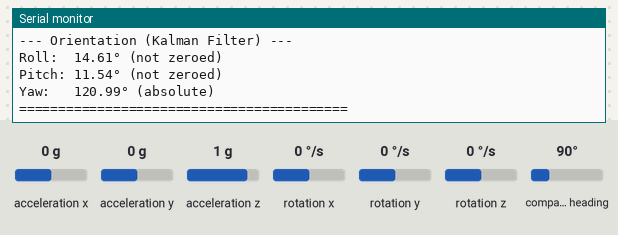
Bench run of a program on a simulated ESP32-S3. Parts: the last lines printed to the serial monitor. Inputs (shaded band) come from the test bench; at power-on: acceleration x 0 g, acceleration y 0 g, acceleration z 1 g, rotation x 0 °/s, rotation y 0 °/s, compass heading 90°, rotation z 0 °/s.

Above: at 2.4 s.
2.5 s: acceleration x set to -1.4 g
At 3.31 s:
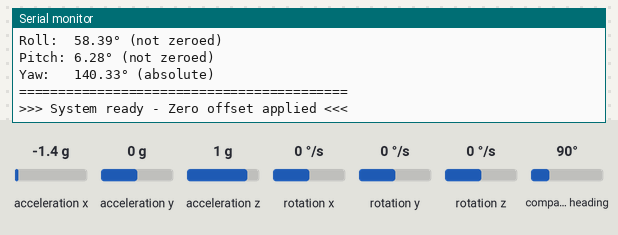
4.9 s: acceleration y set to -1.4 g
At 5.22 s:
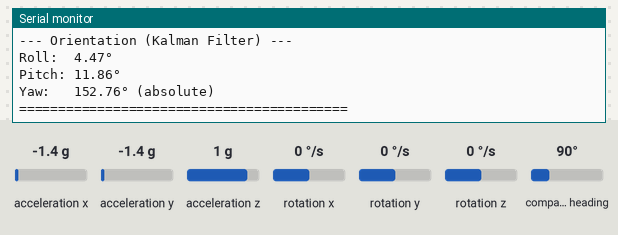
6.4 s: acceleration z set to -1.4 g
At 6.46 s:
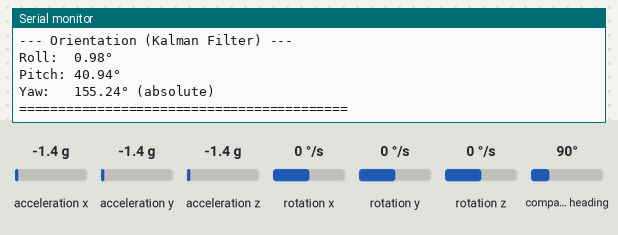
9.4 s: rotation x set to -192 °/s
At 9.76 s:
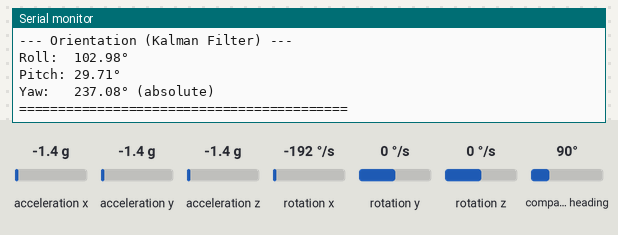
10.9 s: rotation y set to -192 °/s
At 11.0 s:
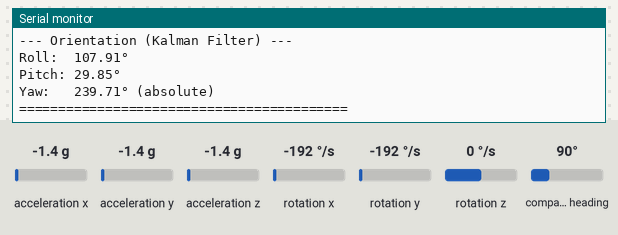
12.4 s: compass heading set to 180°
At 12.65 s:
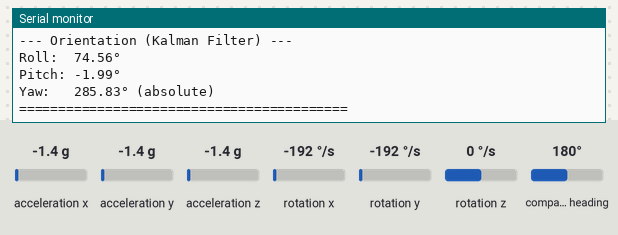
Timing chart, 0 to 15.4 s (numbered marks = the images above; inputs shaded):
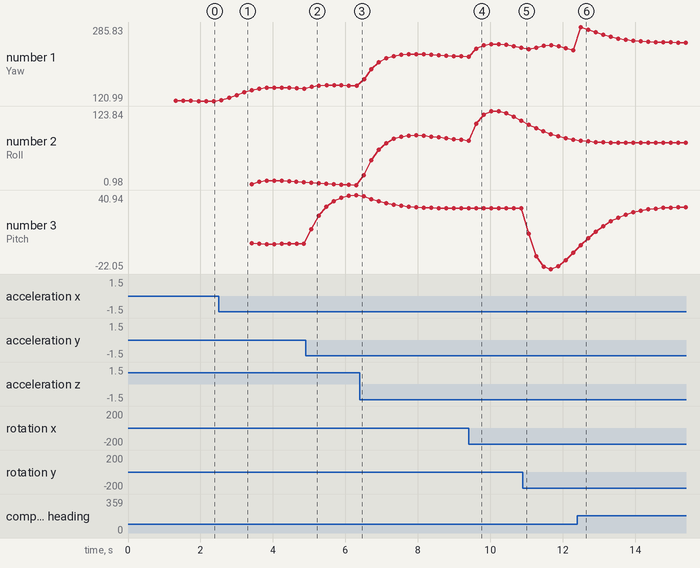

The program:

main.cpp
```cpp
#include <Wire.h>
#include "MPU9250.h"

MPU9250 IMU(SPI, 10);

// ===================== CALIBRATION CONSTANTS =====================
constexpr float ACCEL_BIAS[3] = {0.22f, 0.20f, -0.13f};
constexpr float ACCEL_SCALE[3] = {1.00f, 1.00f, 0.99f};

// Gyro biases (rad/s)
constexpr float GYRO_BIAS[3] = {0.01f, 0.04f, -0.01f};

// Magnetometer biases (uT) and scale factors
constexpr float MAG_BIAS[3] = {33.17f, 20.35f, -25.80f};
constexpr float MAG_SCALE[3] = {1.03f, 0.97f, 1.00f};

// ===================== CONSTANTS =====================
constexpr float G_TO_MPS2 = 9.80665f;
constexpr float SAMPLE_FREQ_HZ = 50.0f;
constexpr float DT = 1.0f / SAMPLE_FREQ_HZ; // 0.02 seconds

// Magnetic declination for your location: -0° 41'
constexpr float MAG_DECLINATION_RAD = -0.01193f; // -0.683° in radians

// Kalman filter parameters
constexpr float Q_ANGLE = 0.001f;  // Process noise variance for accelerometer
constexpr float Q_BIAS = 0.003f;   // Process noise variance for gyroscope bias
constexpr float R_MEASURE = 0.03f; // Measurement noise variance

constexpr unsigned long CALIBRATION_TIME_MS = 2000;
constexpr unsigned long PRINT_INTERVAL_MS = 200;

// ===================== DATA STRUCTURES =====================
struct IMUData {
  float accel[3];
  float gyro[3];
  float mag[3];
};

struct KalmanState {
  float angle;
  float bias;
  float rate;
  float P[2][2];
};

struct Orientation {
  float roll;
  float pitch;
  float yaw;
};

// ===================== STATE VARIABLES =====================
KalmanState pitchKalman = {0, 0, 0, {{0, 0}, {0, 0}}};
KalmanState rollKalman = {0, 0, 0, {{0, 0}, {0, 0}}};
Orientation orient = {0, 0, 0};
Orientation zeroOffset = {0, 0, 0};

unsigned long lastPrintMs = 0;
unsigned long startTimeMs = 0;
bool isCalibrated = false;

// ===================== FUNCTION PROTOTYPES =====================
void calibrateIMU(float raw[3], const float bias[3], const float scale[3], float output[3], bool isMPS2 = false);
void remapAxes(const float in[3], float out[3], bool invertZ = false);
float kalmanFilter(KalmanState &state, float gyroRate, float accelAngle, float dt);
float calculateYaw(float mx, float my, float roll, float pitch);
void printIMUData(const IMUData &data, const Orientation &orient);
void initializeKalmanFilter();

// ===================== SETUP =====================
void setup() {
  Serial.begin(115200);
  while (!Serial) {}

  Wire.begin();
  Wire.setClock(400000);

  Serial.println(F("Initializing MPU9250..."));

  int status = IMU.begin();
  if (status < 0) {
    Serial.print(F("IMU initialization failed with code: "));
    Serial.println(status);
    while (1) { delay(100); }
  }

  IMU.setAccelRange(MPU9250::ACCEL_RANGE_4G);
  IMU.setGyroRange(MPU9250::GYRO_RANGE_1000DPS);
  IMU.setSrd(19); // Sample rate divider for 50 Hz

  Serial.println(F("IMU Ready!"));
  Serial.println(F("Calibrating Kalman filter..."));

  initializeKalmanFilter();

  startTimeMs = millis();
  Serial.println(F("Calibration complete. Stabilizing for 2 seconds...\n"));
}

// ===================== MAIN LOOP =====================
void loop() {
  static unsigned long lastReadMs = 0;
  unsigned long now = millis();
  unsigned long elapsedMs = now - startTimeMs;

  // Maintain 50 Hz sampling rate
  if (now - lastReadMs < (1000 / SAMPLE_FREQ_HZ)) {
    return;
  }
  lastReadMs = now;

  // Read sensor data
  IMU.readSensor();

  float rawAccel[3] = {IMU.getAccelX_mss(), IMU.getAccelY_mss(), IMU.getAccelZ_mss()};
  float rawGyro[3] = {IMU.getGyroX_rads(), IMU.getGyroY_rads(), IMU.getGyroZ_rads()};
  float rawMag[3] = {IMU.getMagX_uT(), IMU.getMagY_uT(), IMU.getMagZ_uT()};

  // Apply calibration
  float calAccel[3], calGyro[3], calMag[3];
  calibrateIMU(rawAccel, ACCEL_BIAS, ACCEL_SCALE, calAccel, true);
  calibrateIMU(rawGyro, GYRO_BIAS, nullptr, calGyro);
  calibrateIMU(rawMag, MAG_BIAS, MAG_SCALE, calMag);

  // Remap axes to robot frame
  IMUData data;
  remapAxes(calAccel, data.accel, true);
  remapAxes(calGyro, data.gyro, true);
  remapAxes(calMag, data.mag, true);

  // Calculate accelerometer angles
  float accelPitch = atan2(-data.accel[0], sqrt(data.accel[1] * data.accel[1] +
                                                 data.accel[2] * data.accel[2])) * RAD_TO_DEG;
  float accelRoll = atan2(data.accel[1], data.accel[2]) * RAD_TO_DEG;

  // Apply Kalman filter for pitch and roll
  orient.pitch = kalmanFilter(pitchKalman, data.gyro[0] * RAD_TO_DEG, accelPitch, DT);
  orient.roll = kalmanFilter(rollKalman, data.gyro[1] * RAD_TO_DEG, accelRoll, DT);

  // Calculate yaw from magnetometer with tilt compensation
  orient.yaw = calculateYaw(data.mag[0], data.mag[1], orient.roll, orient.pitch);

  // Apply zero offset after calibration period
  if (!isCalibrated && elapsedMs >= CALIBRATION_TIME_MS) {
    zeroOffset.roll = orient.roll;
    zeroOffset.pitch = orient.pitch;
    isCalibrated = true;
    Serial.println(F(">>> System ready - Zero offset applied <<<\n"));
  }

  if (isCalibrated) {
    orient.roll -= zeroOffset.roll;
    orient.pitch -= zeroOffset.pitch;
  }

  // Print output at specified interval
  if (now - lastPrintMs >= PRINT_INTERVAL_MS) {
    lastPrintMs = now;

    if (!isCalibrated) {
      Serial.print(F("Stabilizing... "));
      Serial.print((CALIBRATION_TIME_MS - elapsedMs) / 1000.0f, 1);
      Serial.println(F("s remaining"));
    }

    printIMUData(data, orient);
  }
}

// ===================== HELPER FUNCTIONS =====================

/**
 * Initialize Kalman filter with static readings
 */
void initializeKalmanFilter() {
  const int numSamples = 50;

  for (int i = 0; i < numSamples; i++) {
    IMU.readSensor();

    float rawAccel[3] = {IMU.getAccelX_mss(), IMU.getAccelY_mss(), IMU.getAccelZ_mss()};
    float calAccel[3];
    calibrateIMU(rawAccel, ACCEL_BIAS, ACCEL_SCALE, calAccel, true);

    IMUData data;
    remapAxes(calAccel, data.accel, true);

    // Initialize with accelerometer angles
    float accelPitch = atan2(-data.accel[0], sqrt(data.accel[1] * data.accel[1] +
                                                   data.accel[2] * data.accel[2])) * RAD_TO_DEG;
    float accelRoll = atan2(data.accel[1], data.accel[2]) * RAD_TO_DEG;

    pitchKalman.angle = accelPitch;
    rollKalman.angle = accelRoll;

    delay(20);
  }
}

/**
 * Kalman filter implementation for sensor fusion
 */
float kalmanFilter(KalmanState &state, float gyroRate, float accelAngle, float dt) {
  // Prediction step
  state.rate = gyroRate - state.bias;
  state.angle += dt * state.rate;

  // Update error covariance matrix
  state.P[0][0] += dt * (dt * state.P[1][1] - state.P[0][1] - state.P[1][0] + Q_ANGLE);
  state.P[0][1] -= dt * state.P[1][1];
  state.P[1][0] -= dt * state.P[1][1];
  state.P[1][1] += Q_BIAS * dt;

  // Update step
  float S = state.P[0][0] + R_MEASURE; // Innovation covariance
  float K[2];                           // Kalman gain
  K[0] = state.P[0][0] / S;
  K[1] = state.P[1][0] / S;

  float y = accelAngle - state.angle;   // Innovation (measurement residual)
  state.angle += K[0] * y;
  state.bias += K[1] * y;

  // Update error covariance matrix
  float P00_temp = state.P[0][0];
  float P01_temp = state.P[0][1];

  state.P[0][0] -= K[0] * P00_temp;
  state.P[0][1] -= K[0] * P01_temp;
  state.P[1][0] -= K[1] * P00_temp;
  state.P[1][1] -= K[1] * P01_temp;

  return state.angle;
}

/**
 * Calculate yaw from magnetometer with tilt compensation
 * Inverted X-axis to correct heading offset
 */
float calculateYaw(float mx, float my, float roll, float pitch) {
  // Convert angles to radians for tilt compensation
  float rollRad = roll * DEG_TO_RAD;
  float pitchRad = pitch * DEG_TO_RAD;

  // Tilt compensation with inverted X-axis
  float magX = mx * cos(pitchRad) + my * sin(rollRad) * sin(pitchRad);
  float magY = my * cos(rollRad);

  // Calculate yaw with inverted X
  float yaw = atan2(magY, -magX);

  // Apply magnetic declination
  yaw += MAG_DECLINATION_RAD;

  // Normalize to 0-360 degrees
  if (yaw < 0) yaw += 2 * PI;
  if (yaw > 2 * PI) yaw -= 2 * PI;

  return yaw * RAD_TO_DEG;
}

/**
 * Apply calibration to raw sensor data
 */
void calibrateIMU(float raw[3], const float bias[3], const float scale[3], float output[3], bool isMPS2) {
  for (int i = 0; i < 3; i++) {
    float biasValue = isMPS2 ? (bias[i] * G_TO_MPS2) : bias[i];
    output[i] = (raw[i] - biasValue) * (scale ? scale[i] : 1.0f);
  }
}

/**
 * Remap sensor axes to robot frame
 */
void remapAxes(const float in[3], float out[3], bool invertZ) {
  out[0] = in[1];
  out[1] = -in[0];
  out[2] = invertZ ? -in[2] : in[2];
}

/**
 * Print formatted IMU data and orientation
 */
void printIMUData(const IMUData &data, const Orientation &orient) {
  Serial.println(F("========== IMU Data (Robot Frame) =========="));

  Serial.print(F("Accel [m/s²]: "));
  Serial.print(data.accel[0], 3); Serial.print(F("\t"));
  Serial.print(data.accel[1], 3); Serial.print(F("\t"));
  Serial.println(data.accel[2], 3);

  Serial.print(F("Gyro [rad/s]: "));
  Serial.print(data.gyro[0], 3); Serial.print(F("\t"));
  Serial.print(data.gyro[1], 3); Serial.print(F("\t"));
  Serial.println(data.gyro[2], 3);

  Serial.print(F("Mag [uT]:     "));
  Serial.print(data.mag[0], 2); Serial.print(F("\t"));
  Serial.print(data.mag[1], 2); Serial.print(F("\t"));
  Serial.println(data.mag[2], 2);

  Serial.println(F("\n--- Orientation (Kalman Filter) ---"));
  Serial.print(F("Roll:  ")); Serial.print(orient.roll, 2); Serial.print(F("°"));
  if (!isCalibrated) Serial.print(F(" (not zeroed)"));
  Serial.println();

  Serial.print(F("Pitch: ")); Serial.print(orient.pitch, 2); Serial.print(F("°"));
  if (!isCalibrated) Serial.print(F(" (not zeroed)"));
  Serial.println();

  Serial.print(F("Yaw:   ")); Serial.print(orient.yaw, 2); Serial.println(F("° (absolute)"));

  Serial.println(F("==========================================\n"));
}
```

Measured:
- after the input at 2.5 s, the serial monitor: prints a new line after 0.06 s (image 1)
- after the input at 4.9 s, the serial monitor: prints a new line after 0.15 s (image 2)
- after the input at 9.4 s, the serial monitor: prints a new line after 0.20 s (image 4)
- plotted number 1: 120.99 → 148.15 after the input at 2.5 s, 148.15 → 155.24 after the input at 4.9 s, 220.33 → 239.71 after the input at 9.4 s, 239.71 → 233.91 after the input at 10.9 s
- plotted number 2: 74.75 → 107.91 after the input at 9.4 s
- plotted number 3: -0.35 → 40.94 after the input at 4.9 s, 29.85 → -8.41 after the input at 10.9 s
